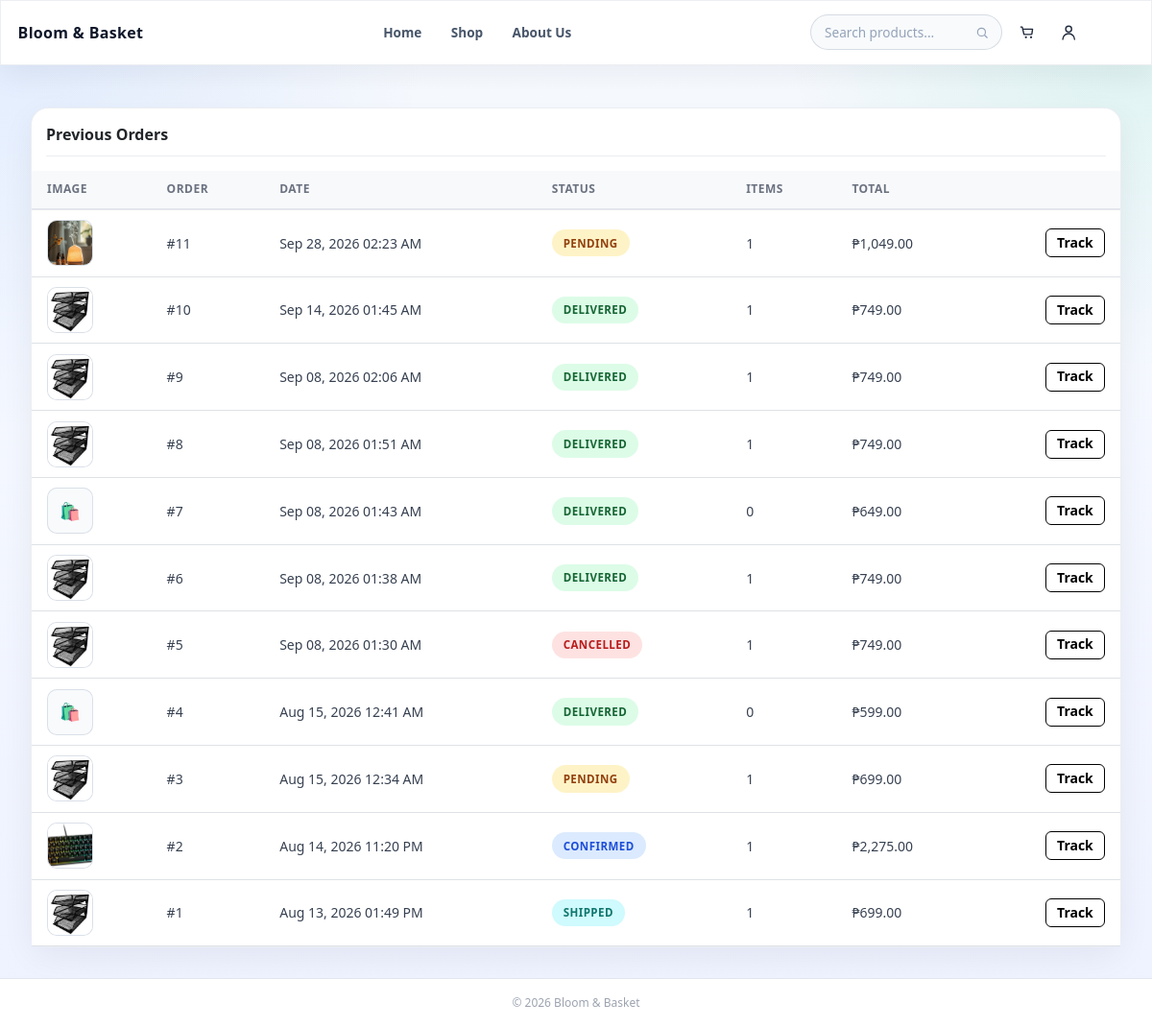
Page /customer_orders.php (signed in) on the committed database.
### tables this page shows
CREATE TABLE `orders` (
  `order_id` int(11) NOT NULL AUTO_INCREMENT,
  `user_id` int(11) NOT NULL,
  `order_date` timestamp NOT NULL DEFAULT current_timestamp(),
  `total_amount` decimal(10,2) NOT NULL,
  `status` varchar(20) NOT NULL DEFAULT 'Pending',
  `shipping_address` text DEFAULT NULL,
  `payment_method` varchar(50) DEFAULT NULL,
  `payment_status` varchar(20) DEFAULT NULL,
  `shipping_fee` decimal(10,2) DEFAULT 0.00,
  PRIMARY KEY (`order_id`),
  KEY `fk_orders_user` (`user_id`),
  CONSTRAINT `fk_orders_user` FOREIGN KEY (`user_id`) REFERENCES `users` (`user_id`) ON DELETE CASCADE ON UPDATE CASCADE
);

### includes/customer_system.php (called while the page is built, shortened)
<?php
function currentCustomerId(): ?int
{
    return !empty($_SESSION['customer_user_id']) ? (int)$_SESSION['customer_user_id'] : null;
}
function fetchCurrentCustomer(mysqli $conn): ?array
{
    $customerId = currentCustomerId();
    $stmt = $conn->prepare('SELECT user_id, first_name, last_name, email, phone_number, created_at FROM users WHERE user_id = ?');
    $stmt->bind_param('i', $customerId);
    $stmt->execute();
    $result = $stmt->get_result();
    $customer = $result ? $result->fetch_assoc() : null;
    return $customer ?: null;
}
function orderStatusBadgeClass(string $status): string
{
    return match (strtolower(trim($status))) {
        'confirmed' => 'status-confirmed',
        'processing' => 'status-processing',
        'shipped' => 'status-shipped',
        'delivered' => 'status-delivered',
        'cancelled' => 'status-cancelled',
        default => 'status-pending',
    };
}

### customer_orders.php (the view, shortened to what this page needs)
<?php
require_once 'config/db.php';
require_once 'includes/customer_system.php';
$conn = getConnection();
$customer = fetchCurrentCustomer($conn);
$customerId = (int)$customer['user_id'];
$stmt = $conn->prepare(
    'SELECT o.order_id, o.order_date, o.total_amount, o.status, o.shipping_address,
            COUNT(od.order_detail_id) AS item_count,
            (
                SELECT p.image_url
                FROM order_details od2
                INNER JOIN products p ON p.product_id = od2.product_id
                WHERE od2.order_id = o.order_id
                ORDER BY od2.order_detail_id ASC
                LIMIT 1
            ) AS first_image_url
     FROM orders o
     LEFT JOIN order_details od ON od.order_id = o.order_id
     WHERE o.user_id = ?
     GROUP BY o.order_id, o.order_date, o.total_amount, o.status, o.shipping_address, first_image_url
     ORDER BY o.order_date DESC'
);
$stmt->bind_param('i', $customerId);
$stmt->execute();
$orders = $stmt->get_result()->fetch_all(MYSQLI_ASSOC);
?>
<!DOCTYPE html>
<html lang="en">
<head>
    <link rel="stylesheet" href="https://cdn.jsdelivr.net/npm/bootstrap@5.3.3/dist/css/bootstrap.min.css">
    <link rel="stylesheet" href="assets/style.css">
    <link rel="stylesheet" href="assets/customer.css">
</head>
<body class="customer-ui customer-page">
<?php $customerActivePage = 'orders'; require_once 'includes/customer_nav.php'; ?>
<div id="main-content">
    <div class="page-content">
        <div class="customer-card">
            <div class="card-header">Previous Orders</div>
            <div class="card-body p-0">
                <?php if (empty($orders)): ?>
                    <div class="empty-panel m-3">You have no orders yet.</div>
                <?php else: ?>
                    <div class="table-responsive">
                        <table class="table mb-0 align-middle">
                            <thead>
                                <tr>
                                    <th>Image</th>
                                    <th>Order</th>
                                    <th>Date</th>
                                    <th>Status</th>
                                    <th>Items</th>
                                    <th>Total</th>
                                    <th></th>
                                </tr>
                            </thead>
                            <tbody>
                                <?php foreach ($orders as $order): ?>
                                    <tr>
                                        <td>
                                            <?php if (!empty($order['first_image_url'])): ?>
                                                <img src="<?= htmlspecialchars($order['first_image_url']) ?>" alt="Product image" style="width: 48px; height: 48px; object-fit: cover; border-radius: 10px; border: 1px solid rgba(148,163,184,.3); background: #f8fafc;">
                                            <?php else: ?>
                                                <div style="width: 48px; height: 48px; display: flex; align-items: center; justify-content: center; border-radius: 10px; border: 1px solid rgba(148,163,184,.3); background: #f8fafc; color: #94a3b8; font-size: 1.1rem;">🛍️</div>
                                            <?php endif; ?>
                                        </td>
                                        <td>#<?= (int)$order['order_id'] ?></td>
                                        <td><?= htmlspecialchars(date('M d, Y h:i A', strtotime($order['order_date']))) ?></td>
                                        <td><span class="order-status-badge <?= htmlspecialchars(orderStatusBadgeClass((string)$order['status'])) ?>"><?= htmlspecialchars($order['status']) ?></span></td>
                                        <td><?= (int)$order['item_count'] ?></td>
                                        <td>₱<?= number_format((float)$order['total_amount'], 2) ?></td>
                                        <td class="text-end">
                                            <a href="customer_order_tracking.php?order_id=<?= (int)$order['order_id'] ?>" class="btn btn-outline-primary btn-sm">Track</a>
                                        </td>
                                    </tr>
                                <?php endforeach; ?>
                            </tbody>
                        </table>
                    </div>
                <?php endif; ?>
            </div>
        </div>
    </div>
    <div class="page-footer">
        &copy; <?= date('Y') ?> Bloom &amp; Basket
    </div>
</div>
</body>
</html>

### assets/style.css (style rules this page uses)
body { background-color: #f5f6fa; font-family: 'Segoe UI', system-ui, -apple-system, sans-serif; }
.page-content { flex: 1; padding: 2rem; }
.table thead th { background-color: #f8f9fb; font-size: .75rem; font-weight: 700; letter-spacing: .5px; text-transform: uppercase; color: #6b7280; border-bottom: 2px solid #e3e6ed; padding: .65rem 1rem; }
.table td { font-size: .875rem; color: #374151; padding: .65rem 1rem; vertical-align: middle; }
.btn { display: inline-flex; align-items: center; justify-content: center; gap: .4rem; font-size: .875rem; font-weight: 600; line-height: 1.2; padding: .55rem 1rem; border-radius: 8px; transition: all .18s ease; }
.btn-outline-primary { border-color: #000000; color: #000000; }
.btn-sm { padding: .35rem .7rem; border-radius: 6px; }
.page-footer { padding: 1rem 2rem; font-size: .75rem; color: #9ca3af; border-top: 1px solid #e3e6ed; background: #fff; text-align: center; }

### assets/customer.css (style rules this page uses)
body.customer-ui { background: radial-gradient(circle at top left, rgba(59, 130, 246, .12), transparent 28%), radial-gradient(circle at top right, rgba(16, 185, 129, .12), transparent 24%), linear-gradient(180deg, #f8fbff 0%, #eef2ff 100%); }
body.customer-ui.customer-page { --customer-nav-space: 4.5rem; }
body.customer-ui.customer-page #main-content { min-height: 100vh; padding-top: calc(var(--customer-nav-space) + .5rem); }
body.customer-ui.customer-page .page-footer { position: static; background: #fff; }
.customer-card { background: #fff; border: 1px solid rgba(148, 163, 184, .18); border-radius: 18px; box-shadow: 0 10px 35px rgba(15, 23, 42, .06); }
.customer-card .card-header { background: transparent; border-bottom: 1px solid rgba(148, 163, 184, .18); font-weight: 700; margin: 15px; padding-bottom: 10px; }
.status-pill, .order-status-badge { display: inline-flex; align-items: center; gap: .35rem; border-radius: 999px; padding: .35rem .75rem; font-size: .72rem; font-weight: 700; letter-spacing: .04em; text-transform: uppercase; }
.status-pending { background: #fef3c7; color: #92400e; }
.status-confirmed { background: #dbeafe; color: #1d4ed8; }
.status-shipped { background: #cffafe; color: #0f766e; }
.status-delivered { background: #dcfce7; color: #166534; }
.status-cancelled { background: #fee2e2; color: #b91c1c; }

### rows in the picture
orders: shows a picture, order_id "11", order_date "Sep 28, 2026 02:23 AM", status "PENDING", item_count "1", total_amount "1,049.00"
orders: order_id "10", order_date "Sep 14, 2026 01:45 AM", status "DELIVERED", item_count "1", total_amount "749.00"
orders: order_id "9", order_date "Sep 08, 2026 02:06 AM", status "DELIVERED", item_count "1", total_amount "749.00"
orders: order_id "8", order_date "Sep 08, 2026 01:51 AM", status "DELIVERED", item_count "1", total_amount "749.00"
orders: order_id "7", order_date "Sep 08, 2026 01:43 AM", status "DELIVERED", item_count "0", total_amount "649.00"
orders: order_id "6", order_date "Sep 08, 2026 01:38 AM", status "DELIVERED", item_count "1", total_amount "749.00"
orders: order_id "5", order_date "Sep 08, 2026 01:30 AM", status "CANCELLED", item_count "1", total_amount "749.00"
orders: order_id "4", order_date "Aug 15, 2026 12:41 AM", status "DELIVERED", item_count "0", total_amount "599.00"
orders: order_id "3", order_date "Aug 15, 2026 12:34 AM", status "PENDING", item_count "1", total_amount "699.00"
orders: shows a picture, order_id "2", order_date "Aug 14, 2026 11:20 PM", status "CONFIRMED", item_count "1", total_amount "2,275.00"
orders: order_id "1", order_date "Aug 13, 2026 01:49 PM", status "SHIPPED", item_count "1", total_amount "699.00"
